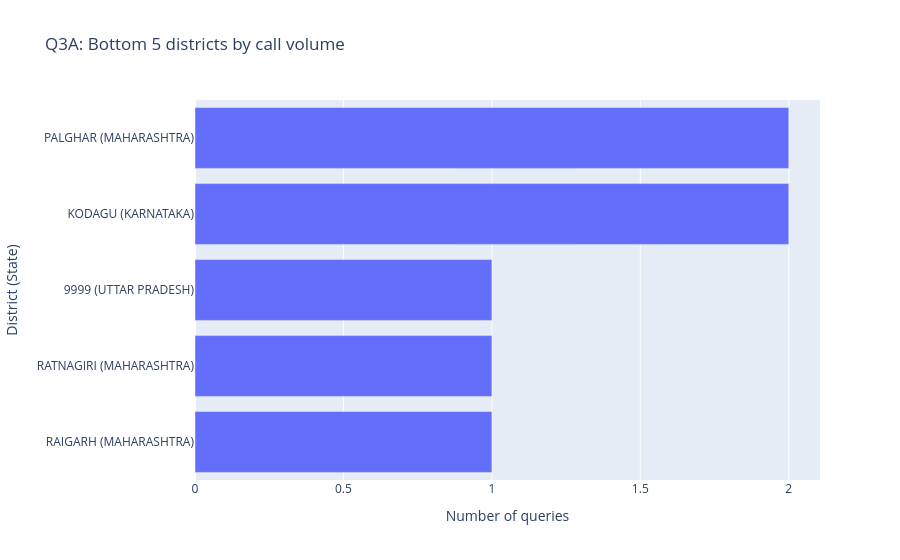
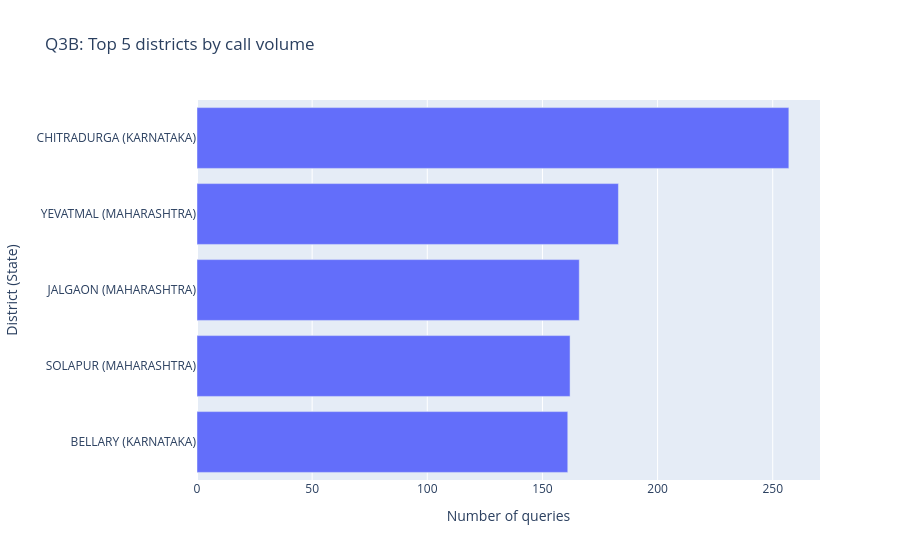
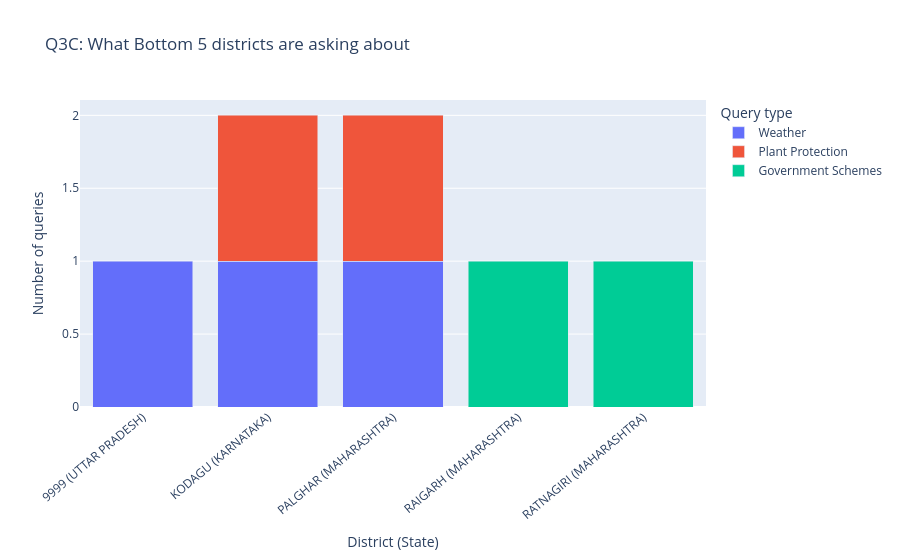

Notebook cell for these charts, in order:
### Markdown cell above
**Interpretation for Q3:**  
*(What does low volume potentially mean for service access? How are top vs bottom districts different in topic demand?)*

### Code cell
# Q3: Lowest-volume districts and what farmers are asking about (plus Top 5 comparison)
q3 = df.copy()
q3['StateName'] = q3['StateName'].astype(str).str.strip()
q3['DistrictName'] = q3['DistrictName'].astype(str).str.strip()
q3['QueryType_clean'] = q3['QueryType'].astype(str).str.strip()
q3['district_label'] = q3['DistrictName'] + ' (' + q3['StateName'] + ')'

district_counts = (
    q3.groupby(['StateName', 'DistrictName', 'district_label'])
    .size()
    .reset_index(name='count')
)

bottom5 = district_counts.nsmallest(5, 'count').copy()
top5 = district_counts.nlargest(5, 'count').copy()

print('Bottom 5 districts by call volume:')
display(bottom5[['district_label', 'count']])
print('\nTop 5 districts by call volume:')
display(top5[['district_label', 'count']])

fig_bottom = px.bar(
    bottom5.sort_values('count', ascending=True),
    x='count',
    y='district_label',
    orientation='h',
    title='Q3A: Bottom 5 districts by call volume',
    labels={'count': 'Number of queries', 'district_label': 'District (State)'},
)
fig_bottom.show()

fig_top = px.bar(
    top5.sort_values('count', ascending=True),
    x='count',
    y='district_label',
    orientation='h',
    title='Q3B: Top 5 districts by call volume',
    labels={'count': 'Number of queries', 'district_label': 'District (State)'},
)
fig_top.show()

# Topic mix within bottom and top districts
focus_labels = pd.concat([bottom5['district_label'], top5['district_label']]).unique().tolist()
focus = q3[q3['district_label'].isin(focus_labels)].copy()

mix = (
    focus.groupby(['district_label', 'QueryType_clean'])
    .size()
    .reset_index(name='count')
)

top_mix_types = mix.groupby('QueryType_clean')['count'].sum().sort_values(ascending=False).head(6).index.tolist()
mix['QueryType_grouped'] = mix['QueryType_clean'].where(mix['QueryType_clean'].isin(top_mix_types), 'Other')
mix2 = (
    mix.groupby(['district_label', 'QueryType_grouped'])['count']
    .sum()
    .reset_index()
)

bottom_labels = bottom5['district_label'].tolist()
top_labels = top5['district_label'].tolist()

fig_bottom_mix = px.bar(
    mix2[mix2['district_label'].isin(bottom_labels)],
    x='district_label',
    y='count',
    color='QueryType_grouped',
    barmode='stack',
    title='Q3C: What Bottom 5 districts are asking about',
    labels={'district_label': 'District (State)', 'count': 'Number of queries', 'QueryType_grouped': 'Query type'},
)
fig_bottom_mix.update_layout(xaxis_tickangle=-40)
fig_bottom_mix.show()

fig_top_mix = px.bar(
    mix2[mix2['district_label'].isin(top_labels)],
    x='district_label',
    y='count',
    color='QueryType_grouped',
    barmode='stack',
    title='Q3D: What Top 5 districts are asking about',
    labels={'district_label': 'District (State)', 'count': 'Number of queries', 'QueryType_grouped': 'Query type'},
)
fig_top_mix.update_layout(xaxis_tickangle=-40)
fig_top_mix.show()

### Figure 1 — Plotly figure (JSON) as saved in the notebook; plotly's stock layout.template omitted (floating-point values rounded to 4 significant figures)
{"data": [{"hovertemplate": "Number of queries=%{x}<br>District (State)=%{y}<extra></extra>", "legendgroup": "", "marker": {"color": "#636efa", "pattern": {"shape": ""}}, "name": "", "orientation": "h", "showlegend": false, "textposition": "auto", "type": "bar", "x": [1, 1, 1, 2, 2], "xaxis": "x", "y": ["RAIGARH (MAHARASHTRA)", "RATNAGIRI (MAHARASHTRA)", "9999 (UTTAR PRADESH)", "KODAGU (KARNATAKA)", "PALGHAR (MAHARASHTRA)"], "yaxis": "y"}], "layout": {"barmode": "relative", "legend": {"tracegroupgap": 0}, "title": {"text": "Q3A: Bottom 5 districts by call volume"}, "xaxis": {"anchor": "y", "domain": [0.0, 1.0], "title": {"text": "Number of queries"}}, "yaxis": {"anchor": "x", "domain": [0.0, 1.0], "title": {"text": "District (State)"}}}}

### Figure 2 — Plotly figure (JSON) as saved in the notebook; plotly's stock layout.template omitted (floating-point values rounded to 4 significant figures)
{"data": [{"hovertemplate": "Number of queries=%{x}<br>District (State)=%{y}<extra></extra>", "legendgroup": "", "marker": {"color": "#636efa", "pattern": {"shape": ""}}, "name": "", "orientation": "h", "showlegend": false, "textposition": "auto", "type": "bar", "x": [161, 162, 166, 183, 257], "xaxis": "x", "y": ["BELLARY (KARNATAKA)", "SOLAPUR (MAHARASHTRA)", "JALGAON (MAHARASHTRA)", "YEVATMAL (MAHARASHTRA)", "CHITRADURGA (KARNATAKA)"], "yaxis": "y"}], "layout": {"barmode": "relative", "legend": {"tracegroupgap": 0}, "title": {"text": "Q3B: Top 5 districts by call volume"}, "xaxis": {"anchor": "y", "domain": [0.0, 1.0], "title": {"text": "Number of queries"}}, "yaxis": {"anchor": "x", "domain": [0.0, 1.0], "title": {"text": "District (State)"}}}}

### Figure 3 — Plotly figure (JSON) as saved in the notebook; plotly's stock layout.template omitted (floating-point values rounded to 4 significant figures)
{"data": [{"hovertemplate": "Query type=Weather<br>District (State)=%{x}<br>Number of queries=%{y}<extra></extra>", "legendgroup": "Weather", "marker": {"color": "#636efa", "pattern": {"shape": ""}}, "name": "Weather", "orientation": "v", "showlegend": true, "textposition": "auto", "type": "bar", "x": ["9999 (UTTAR PRADESH)", "KODAGU (KARNATAKA)", "PALGHAR (MAHARASHTRA)"], "xaxis": "x", "y": [1, 1, 1], "yaxis": "y"}, {"hovertemplate": "Query type=Plant Protection<br>District (State)=%{x}<br>Number of queries=%{y}<extra></extra>", "legendgroup": "Plant Protection", "marker": {"color": "#EF553B", "pattern": {"shape": ""}}, "name": "Plant Protection", "orientation": "v", "showlegend": true, "textposition": "auto", "type": "bar", "x": ["KODAGU (KARNATAKA)", "PALGHAR (MAHARASHTRA)"], "xaxis": "x", "y": [1, 1], "yaxis": "y"}, {"hovertemplate": "Query type=Government Schemes<br>District (State)=%{x}<br>Number of queries=%{y}<extra></extra>", "legendgroup": "Government Schemes", "marker": {"color": "#00cc96", "pattern": {"shape": ""}}, "name": "Government Schemes", "orientation": "v", "showlegend": true, "textposition": "auto", "type": "bar", "x": ["RAIGARH (MAHARASHTRA)", "RATNAGIRI (MAHARASHTRA)"], "xaxis": "x", "y": [1, 1], "yaxis": "y"}], "layout": {"barmode": "stack", "legend": {"title": {"text": "Query type"}, "tracegroupgap": 0}, "title": {"text": "Q3C: What Bottom 5 districts are asking about"}, "xaxis": {"anchor": "y", "domain": [0.0, 1.0], "tickangle": -40, "title": {"text": "District (State)"}}, "yaxis": {"anchor": "x", "domain": [0.0, 1.0], "title": {"text": "Number of queries"}}}}
